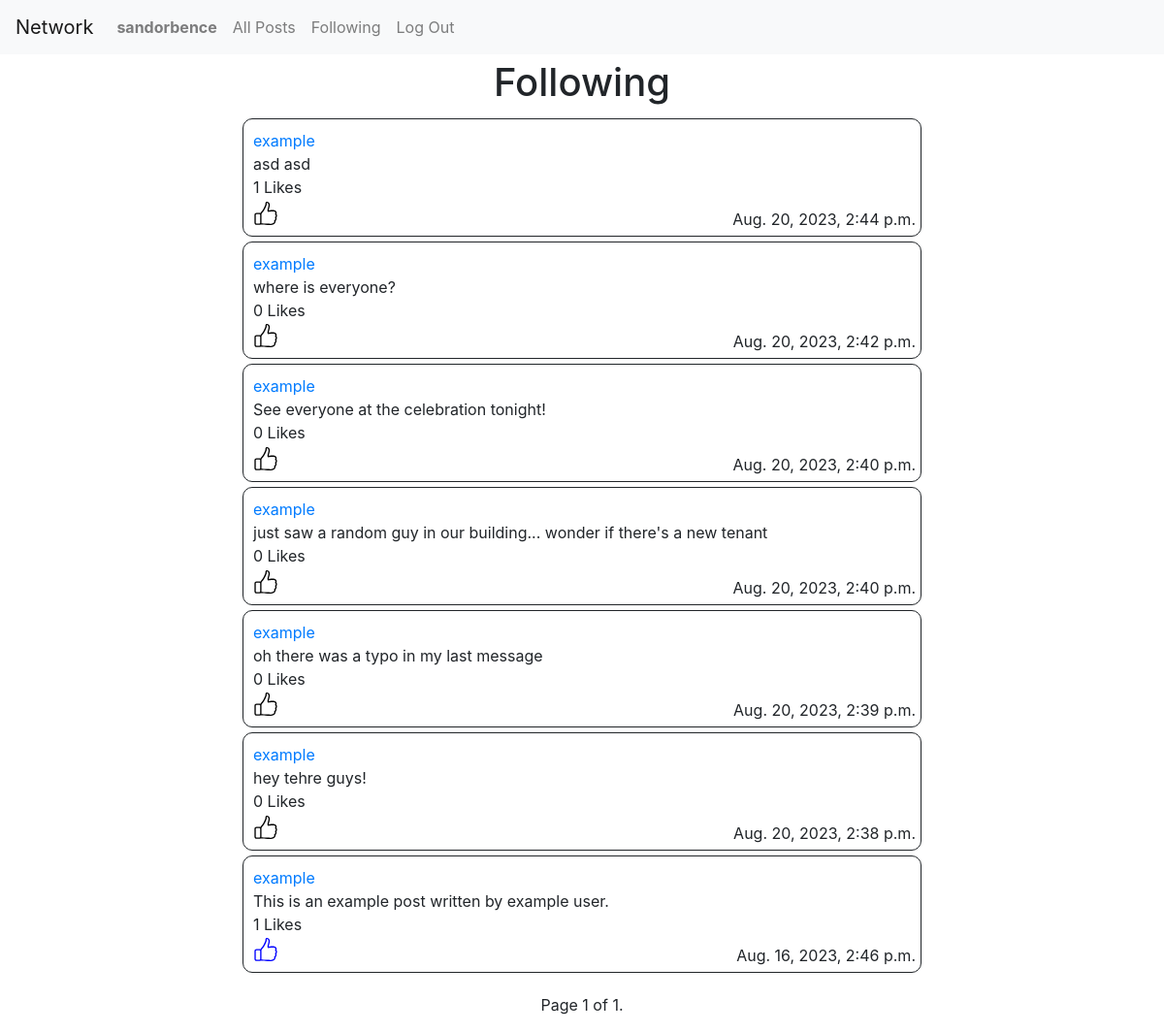
Page /following (signed in) on the committed database.
### network/models.py (models this page shows, shortened)
class User(AbstractUser):
    followers = models.ManyToManyField(
        "self", symmetrical=False, related_name="following")

class Post(models.Model):
    user = models.ForeignKey(
        User, on_delete=models.CASCADE, related_name="posts")
    text = models.CharField(max_length=500)
    date = models.DateTimeField(auto_now_add=True)
    likes = models.ManyToManyField(User, related_name="liked_posts")

### network/views.py (the view)
# urls.py: path("following", views.following, name="following"),
@login_required
def following(request):
    posts = Post.objects.filter(
        user__in=[user for user in request.user.following.all()]).order_by("-date")
    paginator = Paginator(posts, 10)
    page_number = request.GET.get("page")
    page_obj = paginator.get_page(page_number)
    return render(request, "network/following.html", {
        "page_obj": page_obj,
        "liked_posts": request.user.liked_posts.all() if request.user.is_authenticated else None
    })

### network/templates/network/following.html (shortened to what this page needs)
{% extends "network/layout.html" %}
{% load static %}
{% block pagetitle %}
<h1>Following</h1>
{% endblock %}
{% block body %}
{% include 'network/posts.html' %}
{% endblock %}

### network/templates/network/layout.html (shortened to what this page needs)
{% load static %}
<!DOCTYPE html>
<html lang="en">
    <head>
        <link rel="stylesheet" href="https://stackpath.bootstrapcdn.com/bootstrap/4.4.1/css/bootstrap.min.css">
        <link href="{% static 'network/styles.css' %}" rel="stylesheet">
    </head>
    <body>
        <nav class="navbar navbar-expand-lg navbar-light bg-light">
            <a class="navbar-brand" href="{% url 'index' %}">Network</a>
            <div>
              <ul class="navbar-nav mr-auto">
                {% if user.is_authenticated %}
                    <li class="nav-item">
                        <a class="nav-link" href="{% url 'user_profile' request.user %}"><strong>{{ request.user.username }}</strong></a>
                    </li>
                {% endif %}
                <li class="nav-item">
                  <a class="nav-link" href="{% url 'index' %}">All Posts</a>
                </li>
                {% if user.is_authenticated %}
                    <li class="nav-item">
                        <a class="nav-link" href="{% url 'following' %}">Following</a>
                    </li>
                    <li class="nav-item">
                        <a class="nav-link" href="{% url 'logout' %}">Log Out</a>
                    </li>
                {% endif %}
              </ul>
            </div>
          </nav>
        <div class="title">
            {% block pagetitle %}
            {% endblock %}
        </div>
        <div class="body">
            {% block body %}
            {% endblock %}
        </div>
    </body>
</html>

### network/templates/network/posts.html (shortened to what this page needs)
{% load static %}
<div id="posts-container">
    <ul>
        {% for post in page_obj %}
        <li>
            <div class="post-container" id="{{ post.id }}">
                <div class>
                    <a href="{% url 'user_profile' post.user.username %}">{{ post.user }}</a>
                </div>
                <div class="post-text">{{ post.text }}</div>
                <div class="post-date">{{ post.date }}</div>
                <div>
                    <span class="likes">{{ post.likes.count }}</span> Likes
                </div>
                <button class="btn btn-like">
                </button>
            </div>
        </li>
        {% endfor %}
    </ul>
</div>
<div class="pagination-container">
    <ul class="pagination">
        <span class="current">
            Page {{ page_obj.number }} of {{ page_obj.paginator.num_pages }}.
        </span>
    </ul>
</div>

### network/static/network/styles.css (style rules this page uses)
li { list-style: none; }
ul { padding: 0; }
.btn-like { padding: 0; }
.current { align-items: center; display: flex; margin: 0 10px; }
.liked { fill: blue; }
.pagination-container { display: flex; justify-content: center; }
.post-container { border: 1px solid; border-radius: 10px; margin: 5px; min-width: 700px; padding: 10px; position: relative; width: 80%; }
.post-date { bottom: 5px; display: flex; justify-content: flex-end; position: absolute; right: 5px; }
.title { align-items: center; display: flex; flex-direction: column; margin-top: 5px; }
#posts-container { align-items: center; display: flex; flex-direction: column; width: 100%; }

### rows in the picture
User: user.username "sandorbence"
Post: user "example", text "asd asd", date "Aug. 20, 2023, 2:44 p.m.", likes.count "1"
Post: user "example", text "where is everyone?", date "Aug. 20, 2023, 2:42 p.m.", likes.count "0"
Post: user "example", text "See everyone at the celebration tonight!", date "Aug. 20, 2023, 2:40 p.m.", likes.count "0"
Post: user "example", text "just saw a random guy in our building... wonder if there's a new tenant", date "Aug. 20, 2023, 2:40 p.m.", likes.count "0"
Post: user "example", text "oh there was a typo in my last message", date "Aug. 20, 2023, 2:39 p.m.", likes.count "0"
Post: user "example", text "hey tehre guys!", date "Aug. 20, 2023, 2:38 p.m.", likes.count "0"
Post: user "example", text "This is an example post written by example user.", date "Aug. 16, 2023, 2:46 p.m.", likes.count "1"

### other values in the picture
{{ page_obj.number }} "1"
{{ page_obj.paginator.num_pages }} "1"
